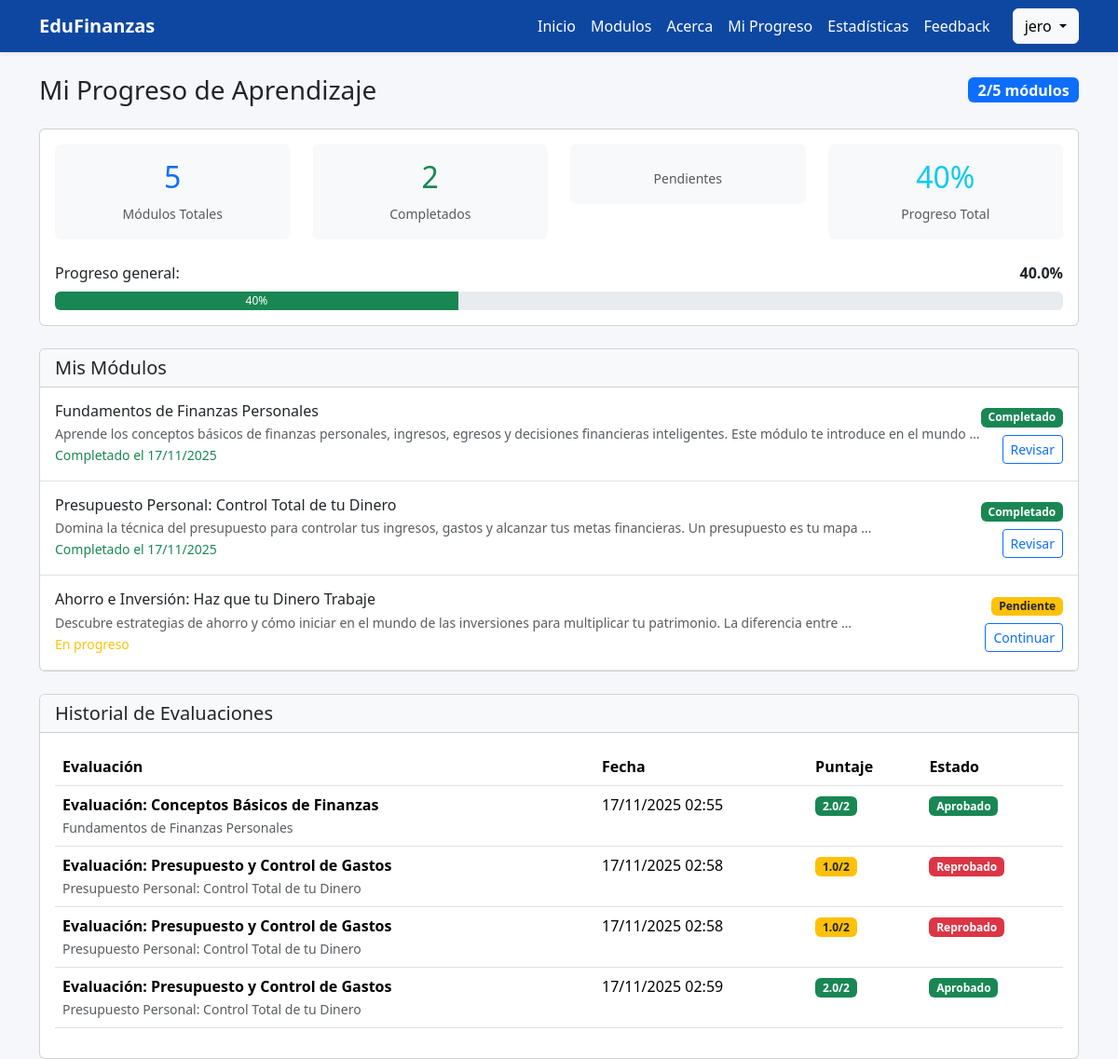
Before: /progreso/ (signed in) with the older database file.
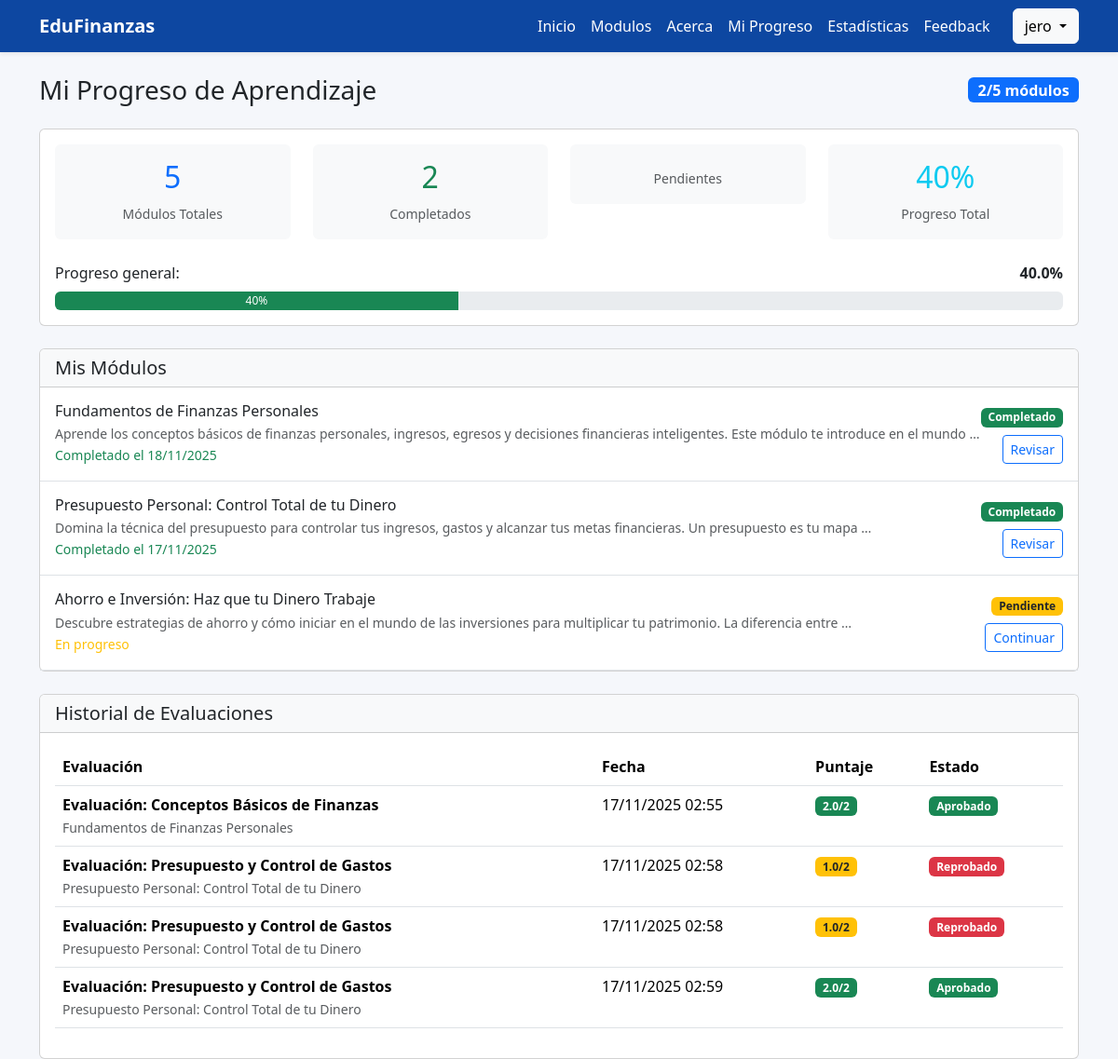
After: the same page with the newer database file.
### pagina_principal/models.py (models this page shows, shortened)
class Progreso(models.Model):
    usuario = models.ForeignKey('auth.User', on_delete=models.CASCADE)
    modulo = models.ForeignKey(Modulo, on_delete=models.CASCADE)
    completado = models.BooleanField(default=False)
    fecha_completado = models.DateTimeField(blank=True, null=True)
    class Meta:
        unique_together = ('usuario', 'modulo')
        verbose_name = "Progreso"
        verbose_name_plural = "Progresos"

class Modulo(models.Model):
    titulo = models.CharField(max_length=200, verbose_name="Título del Módulo")
    descripcion = models.TextField(verbose_name="Descripción del módulo")
    orden = models.PositiveIntegerField(default=1, verbose_name="Orden en el curso")
    publicado = models.BooleanField(default=True, verbose_name="Publicado")
    fecha_creacion = models.DateTimeField(auto_now_add=True)
    class Meta:
        ordering = ['orden']
        verbose_name = "Módulo"
        verbose_name_plural = "Módulos"

### pagina_principal/views.py (the view, shortened to what this page needs)
# urls.py: path('progreso/', views.ver_progreso, name='ver_progreso'),
def ver_progreso(request):
    if request.user.is_authenticated:
        modulos_progreso = Progreso.objects.filter(usuario=request.user).select_related('modulo')
        total_modulos = Modulo.objects.filter(publicado=True).count()
        modulos_completados = modulos_progreso.filter(completado=True).count()
        intentos = IntentoEvaluacion.objects.filter(usuario=request.user, completado=True)
        modulos_pendientes = total_modulos - modulos_completados
    contexto = {
        'modulos_progreso': modulos_progreso,
        'total_modulos': total_modulos,
        'modulos_completados': modulos_completados,
        'modulos_pendientes': modulos_pendientes,
        'intentos': intentos,
        'porcentaje_completado': (modulos_completados / total_modulos * 100) if total_modulos > 0 else 0,
    }
    return render(request, 'evaluacion/progreso.html', contexto)

### templates/evaluacion/progreso.html (shortened to what the changed rows need)
{% extends 'base.html' %}
{% block content %}
<div class="row">
    <div class="col-12">
        <div class="d-flex justify-content-between align-items-center mb-4">
            <h1 class="h3 mb-0">Mi Progreso de Aprendizaje</h1>
        </div>
        <div class="card mb-4">
            <div class="card-body">
                <div class="row text-center">
                    <div class="col-md-3">
                        <div class="card bg-light border-0">
                            <div class="card-body">
                                <h2 class="text-primary">{{ total_modulos }}</h2>
                            </div>
                        </div>
                    </div>
                    <div class="col-md-3">
                        <div class="card bg-light border-0">
                            <div class="card-body">
                                <h2 class="text-success">{{ modulos_completados }}</h2>
                            </div>
                        </div>
                    </div>
                    <div class="col-md-3">
                        <div class="card bg-light border-0">
                            <div class="card-body">
                                <h2 class="text-info">{{ porcentaje_completado|floatformat:0 }}%</h2>
                            </div>
                        </div>
                    </div>
                </div>
            </div>
        </div>
        <div class="card">
            <div class="card-body p-0">
                {% for progreso in modulos_progreso %}
                <div class="border-bottom p-3">
                    <div class="d-flex justify-content-between align-items-center">
                        <div class="flex-grow-1">
                            <h6 class="mb-1">{{ progreso.modulo.titulo }}</h6>
                            <p class="text-muted small mb-0">{{ progreso.modulo.descripcion|truncatewords:20 }}</p>
                            {% if progreso.completado %}
                            <small class="text-success">
                                {% if progreso.fecha_completado %}
                                    Completado el {{ progreso.fecha_completado|date:"d/m/Y" }}
                                {% else %}
                                    Completado
                                {% endif %}
                            </small>
                            {% else %}
                            <small class="text-warning">
                                En progreso
                            </small>
                            {% endif %}
                        </div>
                        <div class="text-end">
                            {% if progreso.completado %}
                            <span class="badge bg-success">Completado</span>
                            {% else %}
                            <span class="badge bg-warning text-dark">Pendiente</span>
                            {% endif %}
                            <div class="mt-2">
                                <a href="{% url 'detalle_modulo' progreso.modulo.id %}"
                                   class="btn btn-sm btn-outline-primary">
                                    {% if progreso.completado %}Revisar{% else %}Continuar{% endif %}
                                </a>
                            </div>
                        </div>
                    </div>
                </div>
                {% endfor %}
            </div>
        </div>
        {% if intentos %}
        <div class="card mt-4">
            <div class="card-body">
                <div class="table-responsive">
                    <table class="table table-hover">
                        <thead>
                            <tr>
                                <th>Evaluación</th>
                                <th>Fecha</th>
                                <th>Puntaje</th>
                                <th>Estado</th>
                            </tr>
                        </thead>
                    </table>
                </div>
            </div>
        </div>
        {% endif %}
    </div>
</div>
    {% endblock %}

Changed rows visible on the page:
changed Progreso "Fundamentos de Finanzas Personales": fecha_completado "17/11/2025" → "18/11/2025"
